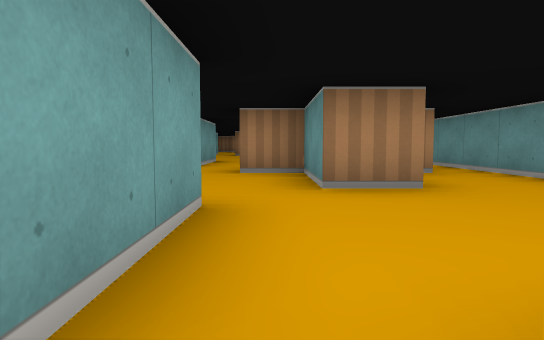
view 1 (above)

18 first-person views from a walk through a cub3D maze. The camera is about half as high as the walls, tilts 4° down and sees 75° across. The floor is counted in squares. Each view is taken from the middle of a square. On the plan, view 1 faces up. The plan holds only what a view shows up to about 9 squares ahead; the rest is blank.

view 2
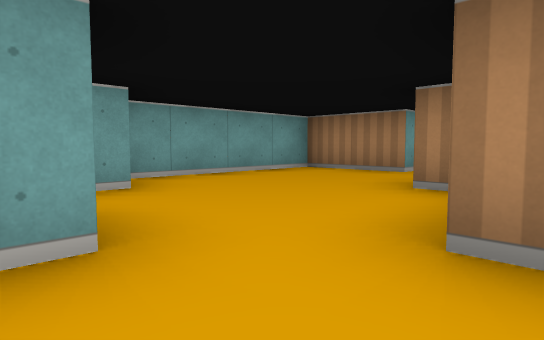

view 3
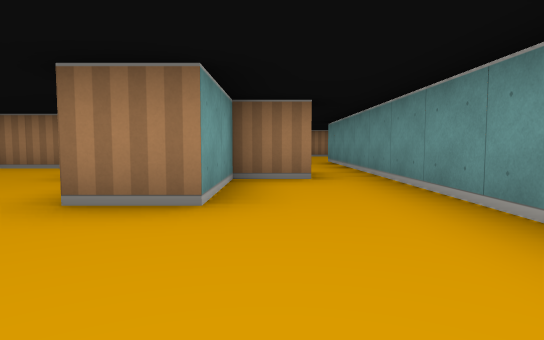

view 4
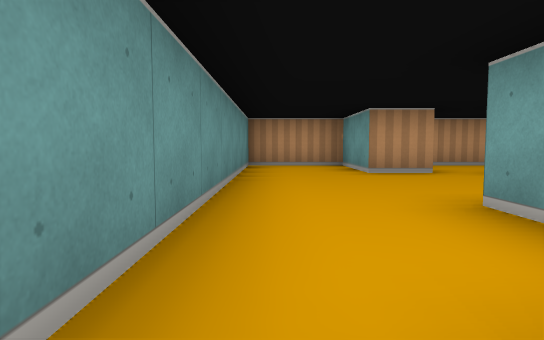

view 5
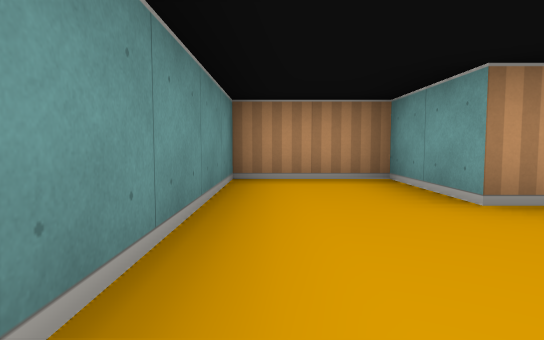

view 6
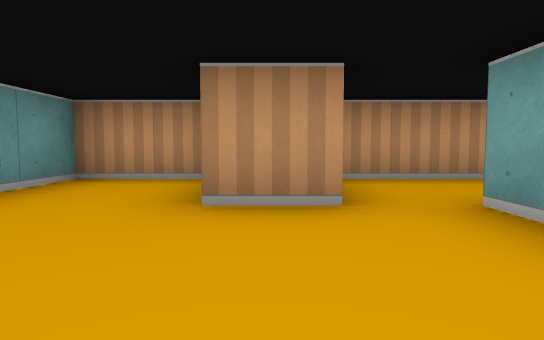

view 7
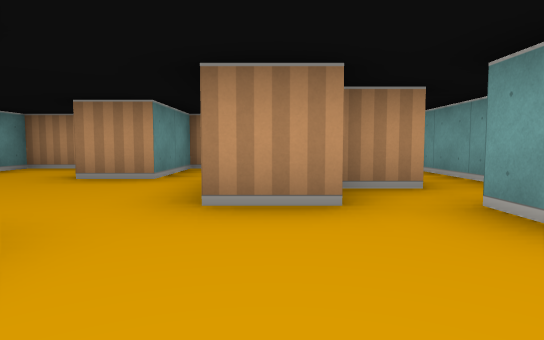

view 8
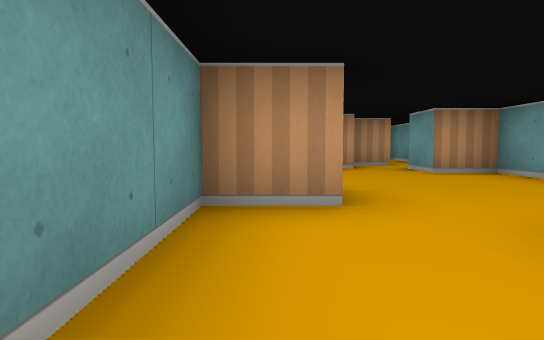

view 9
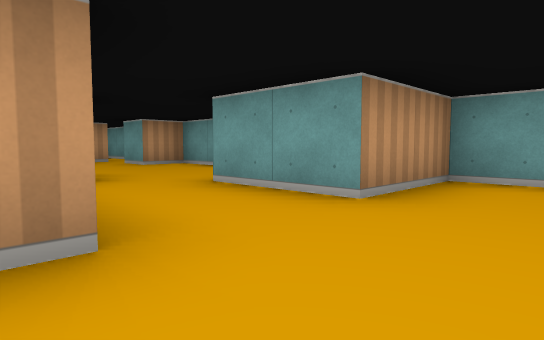

view 10
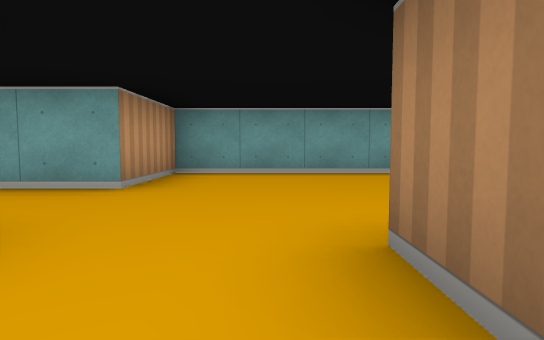

view 11
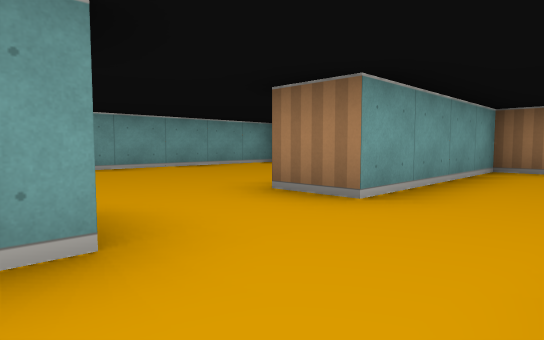

view 12
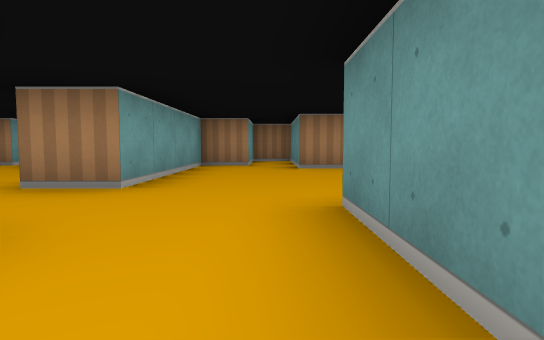

view 13
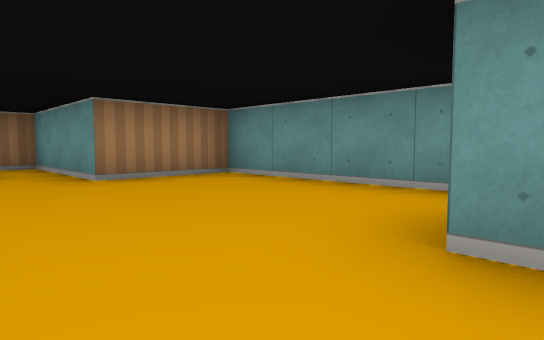

view 14
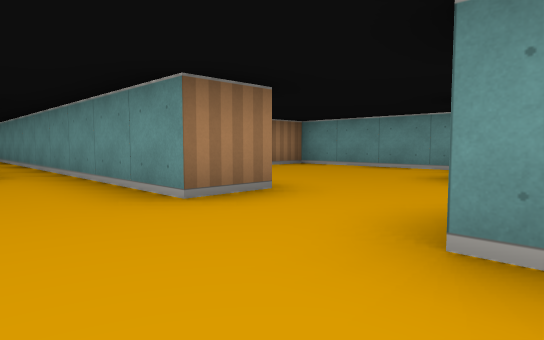

view 15
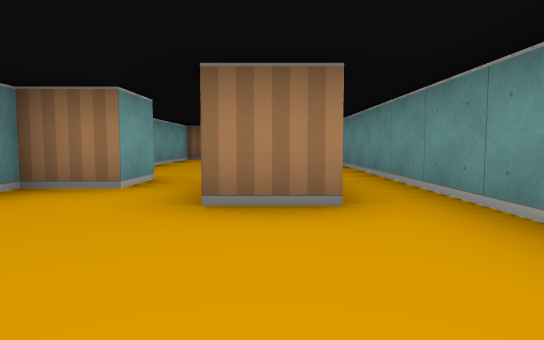

view 16
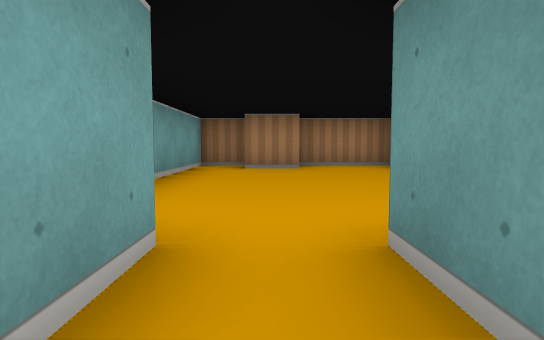

view 17
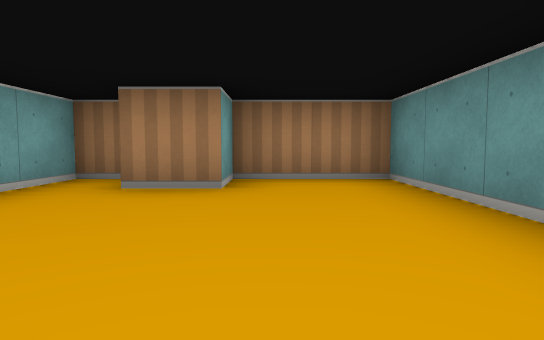

view 18
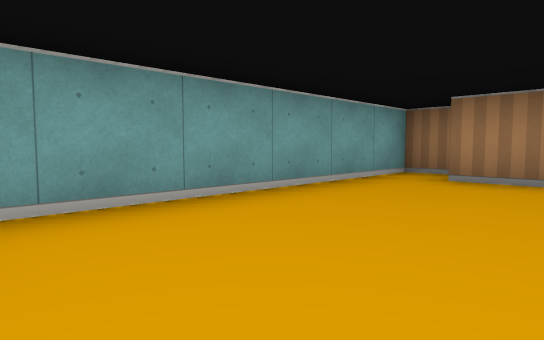

### Floor plan
Points are (right, up) in squares from view 1. A wall is a line through its corners. A room is listed if a view was taken in it or the views show most of it. See-through windows are left out.
Room 1 (views 1, 2, 3, 4, 5, 6, 7, 8, 14)
walls: (-1.6, 2.5) (-0.5, 2.5) (-0.5, 0.5); (-0.6, 6.5) (0.5, 6.5) (0.5, 9.5); (2.6, 5.5) (1.5, 5.5) (1.5, 3.5) (0.5, 3.5) (0.5, 5.5) (-0.5, 5.5); (-0.4, -1.5) (0.5, -1.5) (0.5, 0.5) (1.5, 0.5) (1.5, -1.5) (3.5, -1.5) (3.5, 6.5); (-1.5, 9.5) (-1.5, 7.5) (-3.5, 7.5) (-3.5, 3.5) (-2.5, 3.5) (-2.5, 2.5)
ways out: opening at (-0.5, 8.5) to room 2; opening at (3, 6) to room 3; opening at (-2, 2); opening at (-1.5, -0.5)
Room 2 (views 9, 15, 16)
walls: (-0.4, 14.5) (-1.5, 14.5); (-1.5, 15.6) (-1.5, 16.5); (1.5, 11.5) (0.5, 11.5) (0.5, 16.5); (-2.5, 16.5) (-2.5, 15.5) (-3.5, 15.5) (-3.5, 9.5) (-1.5, 9.5); (0.5, 9.5) (0.9, 9.5)
ways out: opening at (-0.5, 8.5) to room 1; opening at (1, 10.5) to room 3; opening at (-2, 16) to room 4; opening at (0, 15.5) to room 4
Room 3 (views 10, 11, 12, 13)
walls: (5.5, 11.1) (5.5, 14.5) (3.5, 14.5) (3.5, 17.5) (2.9, 17.5); (1.5, 9.6) (1.5, 9.1); (2.5, 17) (2.5, 15.5) (1.5, 15.5) (1.5, 11.5); (3.5, 6.5) (3.5, 10.5)
ways out: opening at (3, 6) to room 1; opening at (1, 10.5) to room 2
Room 4 (views 17, 18)
walls: (0.5, 16.5) (0.5, 22.5) (-1.5, 22.5) (-1.5, 21.5) (-2.5, 21.5); (-2.5, 22.5) (-3.5, 22.5) (-3.5, 17.2)
ways out: opening at (-2, 16) to room 2; opening at (0, 15.5) to room 2

Where each view was taken, in squares from view 1:
view 1: 0 up, 0 right, facing up
view 2: 2 up, 1 right, facing up-left
view 3: 1 up, 2 right, facing up
view 4: 6 up, 3 right, facing down
view 5: 3 up, 3 right, facing down
view 6: 3 up, 1 right, facing down
view 7: 5 up, 1 left, facing down
view 8: 9 up, 0 right, facing down
view 9: 11 up, 1 right, facing down-left
view 10: 11 up, 2 right, facing left
view 11: 9 up, 3 right, facing up-left
view 12: 8 up, 3 right, facing up
view 13: 10 up, 2 right, facing up-right
view 14: 9 up, 1 left, facing up-right
view 15: 12 up, 1 left, facing up
view 16: 15 up, 2 left, facing up
view 17: 18 up, 1 left, facing up
view 18: 17 up, 1 left, facing up-left
